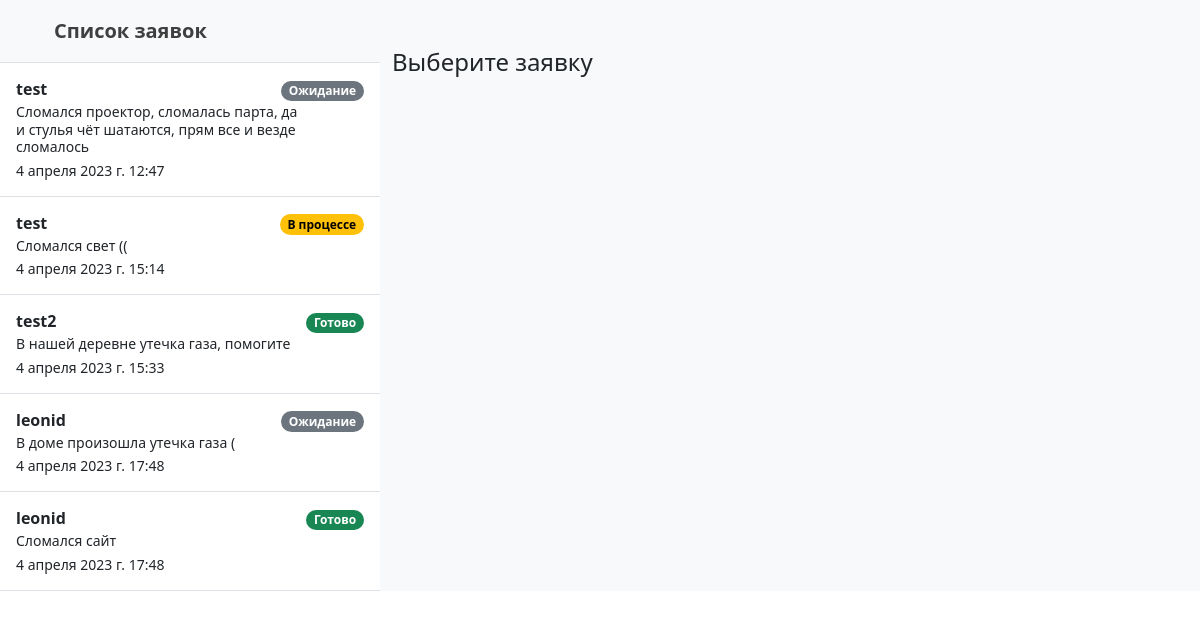
Page /staff/ (signed in) on the committed database.
### staffSite/models.py (models this page shows, shortened)
class Order(models.Model):
    user = models.ForeignKey(User, verbose_name='Пользователь', on_delete=models.CASCADE)
    second_name = models.CharField(max_length=50, verbose_name='Фамилия', null=True, blank=True)
    name = models.CharField(max_length=50, verbose_name='Имя', null=True, blank=True)
    order_type = models.ForeignKey(OrderType, verbose_name='Тип отправления',null=True, blank=True, on_delete=models.SET_NULL)
    address = models.CharField(max_length=250, verbose_name='Адрес', null=False, blank=False)
    description = models.TextField(verbose_name='Описание', null=True, blank=True)
    created = models.DateTimeField(auto_now_add=True, verbose_name='Создано')
    updated = models.DateTimeField(auto_now=True, verbose_name='Обновлено')
    status = models.ForeignKey(Status, verbose_name='Статус', on_delete=models.SET_NULL, null=True, blank=True)
    class Meta:
        verbose_name = 'Заявка'
        verbose_name_plural = 'Заявки'

class Status(models.Model):
    name = models.CharField(max_length=256, null=False, blank=False, verbose_name='Наименование')
    def __str__(self):
        return self.name
    class Meta:
        verbose_name = 'Статус'
        verbose_name_plural = 'Статусы'

### staffSite/views.py (the view)
# urls.py: path('', views.menu, name='menu'),
def menu(request):
    if request.user.is_superuser:
        order_list = Order.objects.all().order_by('created')
    else:
        order_list = Order.objects.filter(user = request.user.id).order_by('created')
    context = {
        'order_list':order_list,
    }
    return render(request, 'staffSite/menu.html', context)

### staffSite/templates/staffSite/menu.html (shortened to what this page needs)
{% extends 'staffSite/base.html' %}
{% block content %}
<div class="container mt-5">
  <h4 class="mb-3">Выберите заявку </h4>
</div>
{% endblock %}

### staffSite/templates/staffSite/base.html (shortened to what this page needs)
{% load static %}
<!DOCTYPE html>
<html lang="en">
  <head>
    <link href="https://cdn.jsdelivr.net/npm/bootstrap@5.3.0-alpha3/dist/css/bootstrap.min.css" rel="stylesheet">
  </head>
  <body>
     <main class="d-flex flex-nowrap">
      <div class="d-flex flex-column align-items-stretch flex-shrink-0 bg-body-tertiary" style="width: 380px;">
        <a href="/" class="d-flex align-items-center flex-shrink-0 p-3 link-body-emphasis text-decoration-none border-bottom">
          <svg class="bi pe-none me-2" width="30" height="24"><use xlink:href="#bootstrap"></use></svg>
          <span class="fs-5 fw-semibold">Список заявок</span>
        </a>
        <div class="list-group list-group-flush border-bottom scrollarea">
          {% if order_list %}
          {% for el in order_list %}
          <a href="{% url 'order' el.id %}" class="list-group-item list-group-item-action py-3 lh-sm {% if el.id == order.id %} active {%endif%}" aria-current="true">
            <div class="d-flex w-100 align-items-center justify-content-between">
              <strong class="mb-1">{{el.user}}</strong>
              {% if el.status.id == 1 %}
              <span class="badge text-bg-secondary rounded-pill">{{ el.status }}</span>
              {%endif%}
              {% if el.status.id == 2 %}
              <span class="badge text-bg-warning rounded-pill">{{ el.status }}</span>
              {%endif%}
              {% if el.status.id == 3 %}
              <span class="badge text-bg-success rounded-pill">{{ el.status }}</span>
              {%endif%}
            </div>
            <div class="col-10 mb-1 small">{{el.description}}</div>
            <small>{{ el.created }}</small>
          </a>
          {% endfor %}
          {% else %}
            Заявок нет!
          {% endif %}
        </div>
      </div>
      {% block content %}{% endblock %}
     </main>
  </body>
</html>

### staffSite/templates/staffSite/base.html (style rules this page uses)
main { background-color: #f8f9fa!important; }

### rows in the picture
Order: user "test", status "Ожидание", description "Сломался проектор, сломалась парта, да и стулья чёт шатаются, прям все и везде сломалось", created "4 апреля 2023 г. 12:47"
Order: user "test", status "В процессе", description "Сломался свет ((", created "4 апреля 2023 г. 15:14"
Order: user "test2", status "Готово", description "В нашей деревне утечка газа, помогите", created "4 апреля 2023 г. 15:33"
Order: user "leonid", status "Ожидание", description "В доме произошла утечка газа (", created "4 апреля 2023 г. 17:48"
Order: user "leonid", status "Готово", description "Сломался сайт", created "4 апреля 2023 г. 17:48"
